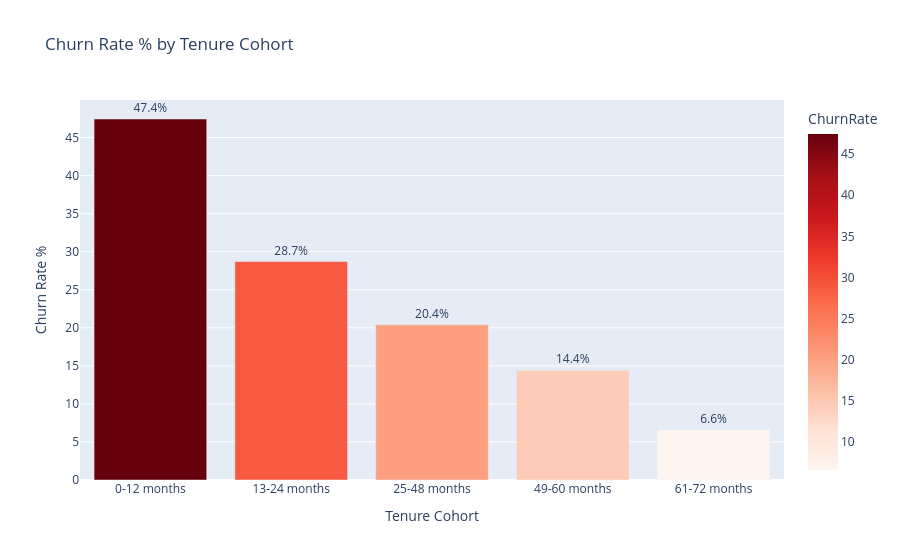

Notebook code for this chart:
### Code cell
fig = px.bar(cohort_tbl.reset_index(), x="TenureCohort", y="ChurnRate", text="ChurnRate",
             title="Churn Rate % by Tenure Cohort", color="ChurnRate",
             color_continuous_scale="Reds")
fig.update_traces(texttemplate="%{text:.1f}%", textposition="outside")
fig.update_layout(yaxis_title="Churn Rate %", xaxis_title="Tenure Cohort")
fig.write_html(OUT_DIR / "01_churn_by_tenure_cohort.html")
fig.show()

### Figure 1 — Plotly figure (JSON) as saved in the notebook; plotly's stock layout.template omitted (floating-point values rounded to 4 significant figures)
{"data": [{"hovertemplate": "TenureCohort=%{x}<br>ChurnRate=%{marker.color}<extra></extra>", "legendgroup": "", "marker": {"color": [47.44, 28.71, 20.39, 14.42, 6.61], "coloraxis": "coloraxis", "pattern": {"shape": ""}}, "name": "", "orientation": "v", "showlegend": false, "text": [47.44, 28.71, 20.39, 14.42, 6.61], "textposition": "outside", "texttemplate": "%{text:.1f}%", "type": "bar", "x": ["0-12 months", "13-24 months", "25-48 months", "49-60 months", "61-72 months"], "xaxis": "x", "y": [47.44, 28.71, 20.39, 14.42, 6.61], "yaxis": "y"}], "layout": {"barmode": "relative", "coloraxis": {"autocolorscale": false, "colorbar": {"title": {"text": "ChurnRate"}}, "colorscale": [[0, "rgb(255,245,240)"], [0.125, "rgb(254,224,210)"], [0.25, "rgb(252,187,161)"], [0.375, "rgb(252,146,114)"], [0.5, "rgb(251,106,74)"], [0.625, "rgb(239,59,44)"], [0.75, "rgb(203,24,29)"], [0.875, "rgb(165,15,21)"], [1, "rgb(103,0,13)"]]}, "legend": {"tracegroupgap": 0}, "title": {"text": "Churn Rate % by Tenure Cohort"}, "xaxis": {"anchor": "y", "domain": [0, 1], "title": {"text": "Tenure Cohort"}}, "yaxis": {"anchor": "x", "domain": [0, 1], "title": {"text": "Churn Rate %"}}}}
